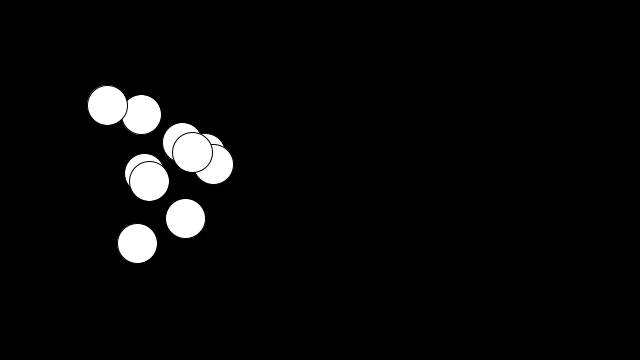
Frame 1 (no input)
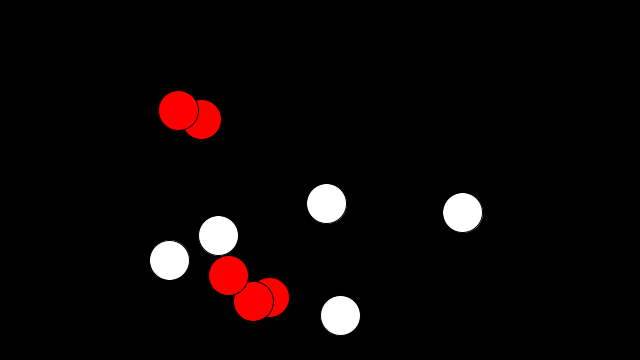
Frame 60 (the mouse pressed at the canvas centre just before this capture)
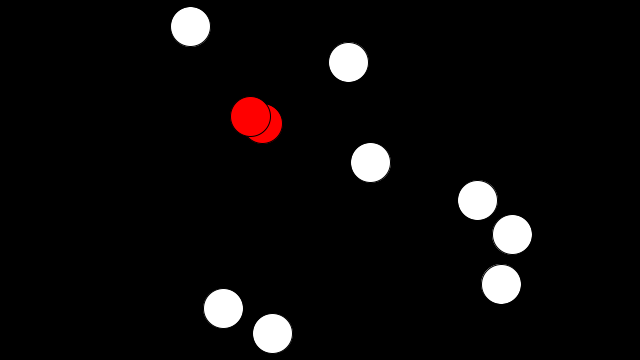
Frame 120 (the mouse held since frame 60 and released just before this capture)

The Processing sketch that drew these frames (run headless with seeded random() and noise(); from frame 60 on, the mouse is pressed at the canvas centre):

// Processing sketch: teacher_livecode
// ── teacher_livecode.pde
class Circle {
  int rad = 20;        // Width of the shape
  float x, y;    // Starting position of shape    
  
  float xspeed = random(0,5);  // Speed of the shape
  float yspeed = random(0,5);  // Speed of the shape
  
  int xdirection = 1;  // Left or Right
  int ydirection = 1;  // Top to Bottom 
  color circleColor=color(255);
  
  Circle (float tempX, float tempY){
    x=tempX;
    y=tempY;
  }
  
  void Move () {
    x = x + ( xspeed * xdirection );
    y = y + ( yspeed * ydirection );
  }
  
  void Bounce () {
    if (x > width-rad || x < rad) {
      xdirection *= -1;
    }
    if (y > height-rad || y < rad) {
      ydirection *= -1;
    }
  }
  
  void Collide () {
    boolean collided = false;
    for (Circle circ : circles) {  
      if (circ!=this) {
        if (dist(circ.x,circ.y,x,y)<rad+circ.rad) {            
          collided =true;
        } 
      }
    } 
    if(collided) {
      circleColor=color(255,0,0); 
    }
    else {
      circleColor=color(255);
    }
  }
  void Display () {
    fill(circleColor);
    ellipse(x, y, rad, rad);    
  }
}

Circle[] circles = new Circle[10];

void setup() 
{
  size(640, 360);  
  frameRate(30);
  ellipseMode(RADIUS);
  rectMode(CENTER);
  for (int i=0;i<circles.length;i++) {
    circles[i] = new Circle(random(100,width/2-100),random(100,height-100));
  }
}

void draw() 
{
  background(0);
  for (Circle circ : circles) {
    circ.Move();
    circ.Bounce();
    circ.Display();
  }
  for (Circle circ : circles) {
    circ.Collide();
  } 
}
